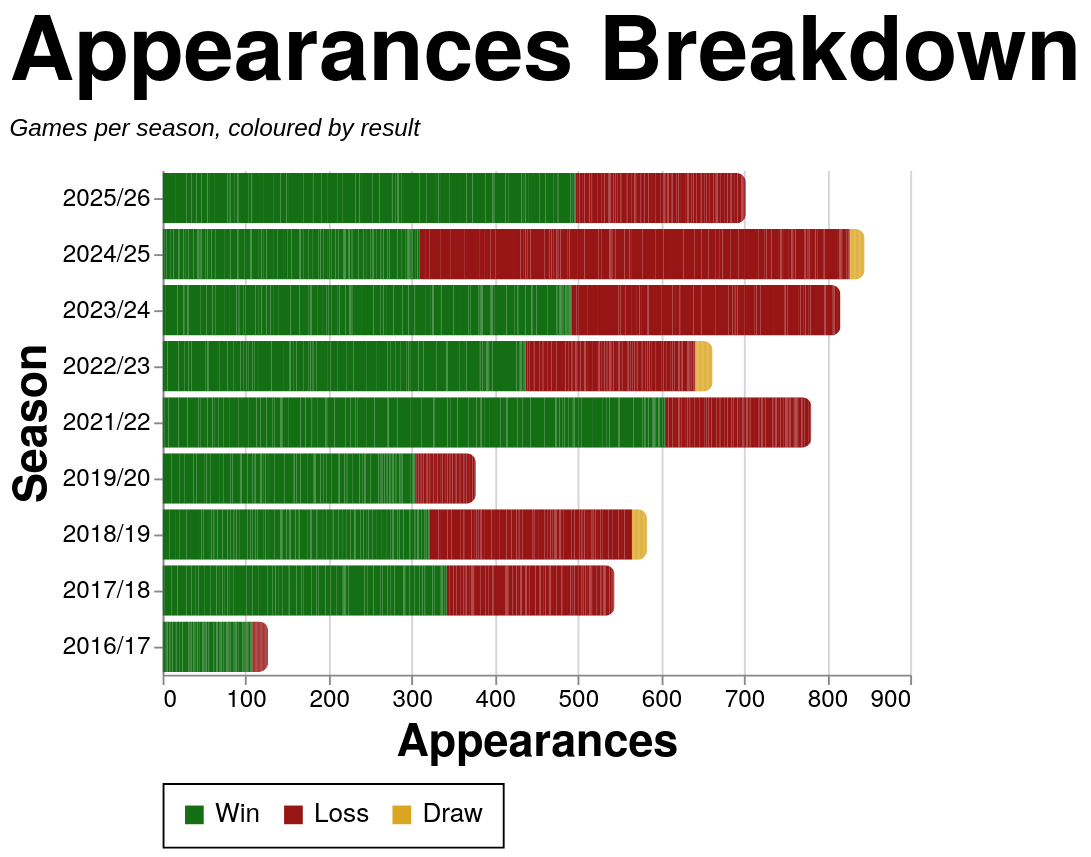

Here is the Vega-Lite specification saved for this chart:
### Vega-Lite specification from a JSON file in a GitHub repository (floating-point values rounded to 4 significant figures; data arrays with more than 128 entries replaced by an {"elided": "..."} marker saying what was removed)
{"config": {"axis": {"labelFont": "PT Sans Narrow, Helvetica Neue, Helvetica, Arial, sans-serif", "titleFont": "PT Sans Narrow, Helvetica Neue, Helvetica, Arial, sans-serif", "labelFontSize": 13, "titleFontSize": 24, "gridColor": "#202947", "gridOpacity": 0.2, "zindex": 1}, "text": {"font": "Lato, sans-serif"}, "bar": {"cornerRadiusEnd": 5}, "header": {"labelFont": "PT Sans Narrow, Helvetica Neue, Helvetica, Arial, sans-serif", "titleFont": "PT Sans Narrow, Helvetica Neue, Helvetica, Arial, sans-serif", "labelFontSize": 24, "titleFontSize": 28, "labelFontWeight": "bold", "orient": "left"}, "legend": {"labelFont": "PT Sans Narrow, Helvetica Neue, Helvetica, Arial, sans-serif", "titleFont": "PT Sans Narrow, Helvetica Neue, Helvetica, Arial, sans-serif", "labelFontSize": 14, "titleFontSize": 16, "titlePadding": 5, "fillColor": "white", "strokeColor": "black", "padding": 10, "titleFontWeight": "lighter", "titleFontStyle": "italic", "titleColor": "gray", "offset": 10}, "title": {"font": "PT Sans Narrow, Helvetica Neue, Helvetica, Arial, sans-serif", "fontSize": 48, "fontWeight": "bold", "anchor": "start", "align": "center", "titlePadding": 20, "subtitlePadding": 10, "subtitleFontSize": 13, "subtitleColor": "", "subtitleFontStyle": "italic", "offset": 15, "color": "black"}, "axisX": {"labelAngle": 0}, "facet": {"title": null, "header": null, "align": {"row": "each", "column": "each"}, "spacing": 10}, "resolve": {"scale": {"y": "independent", "facet": "independent"}}, "background": "transparent", "scale": {"offsetBandPaddingOuter": 0.2, "offsetBandPaddingInner": 0.1}, "view": {"stroke": null, "background": "transparent"}}, "data": {"name": "data-9d260ae2e78c6ac5c2b567a9a54f1500"}, "mark": {"type": "bar"}, "encoding": {"color": {"field": "color_value", "legend": {"orient": "bottom", "title": null}, "scale": {"domain": ["Win", "Loss", "Draw"], "range": ["#146f14", "#981515", "goldenrod"]}, "sort": {"field": "sum(apps)", "op": "sum", "order": "descending"}, "type": "nominal"}, "tooltip": [{"field": "player", "title": "Player", "type": "nominal"}, {"field": "season", "title": "Season", "type": "nominal"}, {"field": "color_value", "title": "Group", "type": "nominal"}, {"aggregate": "sum", "field": "apps", "title": "Appearances", "type": "quantitative"}], "x": {"aggregate": "sum", "field": "apps", "title": "Appearances", "type": "quantitative"}, "y": {"field": "season", "sort": {"field": "season_sort", "op": "max", "order": "descending"}, "title": "Season", "type": "nominal"}}, "height": {"step": 30}, "title": {"text": "Appearances Breakdown", "subtitle": "Games per season, coloured by result"}, "width": 400, "$schema": "https://vega.github.io/schema/vega-lite/v5.20.1.json", "datasets": {"data-9d260ae2e78c6ac5c2b567a9a54f1500": {"elided": "2509 records"}}}
